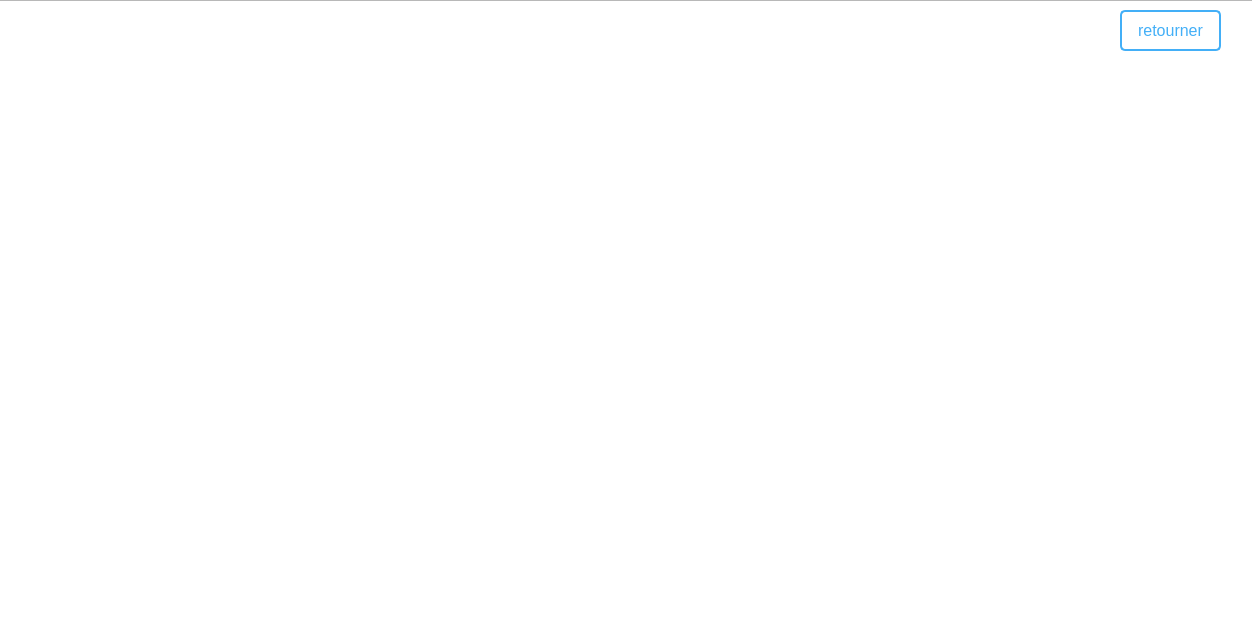
<?xml version="1.0" encoding="UTF-8"?>
<ui version="4.0">
 <class>sta</class>
 <widget class="QDialog" name="sta">
  <property name="geometry">
   <rect>
    <x>0</x>
    <y>0</y>
    <width>1252</width>
    <height>628</height>
   </rect>
  </property>
  <property name="windowTitle">
   <string>Dialog</string>
  </property>
  <widget class="QGraphicsView" name="graph">
   <property name="geometry">
    <rect>
     <x>-10</x>
     <y>0</y>
     <width>1301</width>
     <height>761</height>
    </rect>
   </property>
  </widget>
  <widget class="QLabel" name="label">
   <property name="geometry">
    <rect>
     <x>40</x>
     <y>40</y>
     <width>181</width>
     <height>111</height>
    </rect>
   </property>
   <property name="text">
    <string/>
   </property>
   <property name="pixmap">
    <pixmap>../../../../../423062592_412565247809359_4122753196054595283_n.png</pixmap>
   </property>
  </widget>
  <widget class="QPushButton" name="retourner">
   <property name="geometry">
    <rect>
     <x>1120</x>
     <y>10</y>
     <width>101</width>
     <height>41</height>
    </rect>
   </property>
   <property name="styleSheet">
    <string notr="true">QPushButton {
    padding: 5px;
    font-size: 16px;
    text-align: center;
    text-decoration: none;
    border: 2px solid #43aff7;
    color: #43aff7;
    border-radius: 5px;
    transition: background-color 0.3s, color 0.3s;
    background-repeat: no-repeat;
    background-position: left center;
}

QPushButton:hover {
    background-color: #792382;
    color: #ffff;
}

QPushButton:pressed {
    transform: translateY(1px);
}</string>
   </property>
   <property name="text">
    <string>retourner</string>
   </property>
  </widget>
 </widget>
 <resources/>
 <connections/>
</ui>
